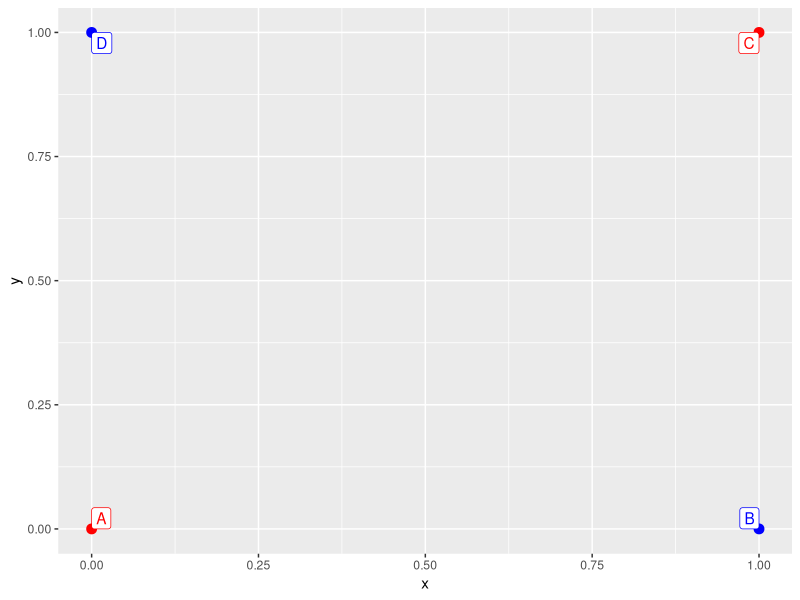
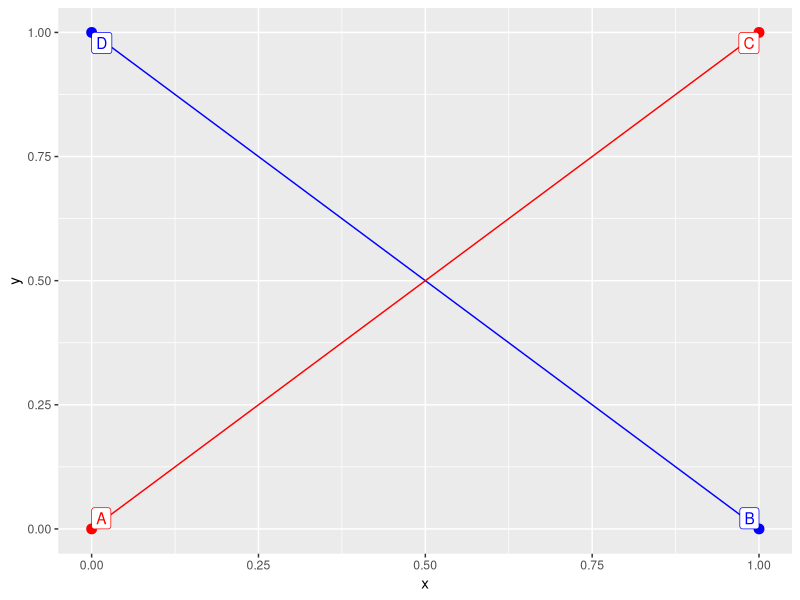
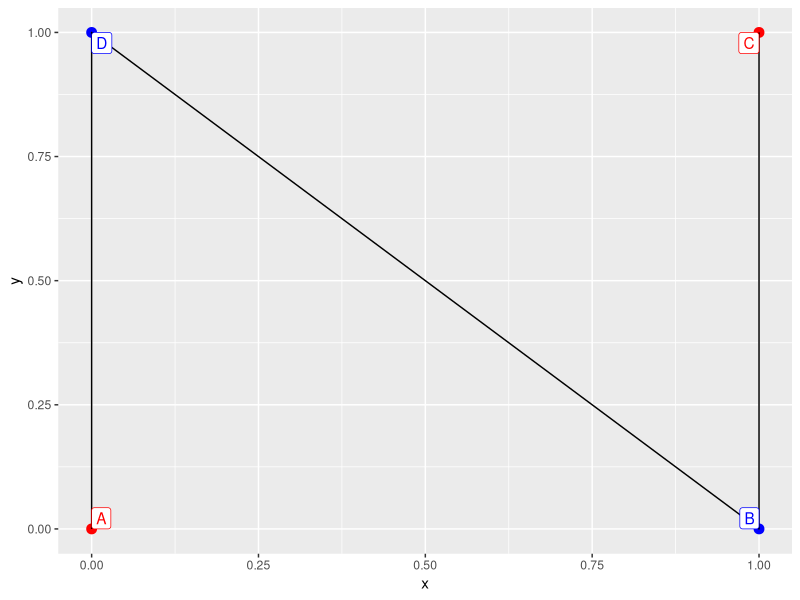
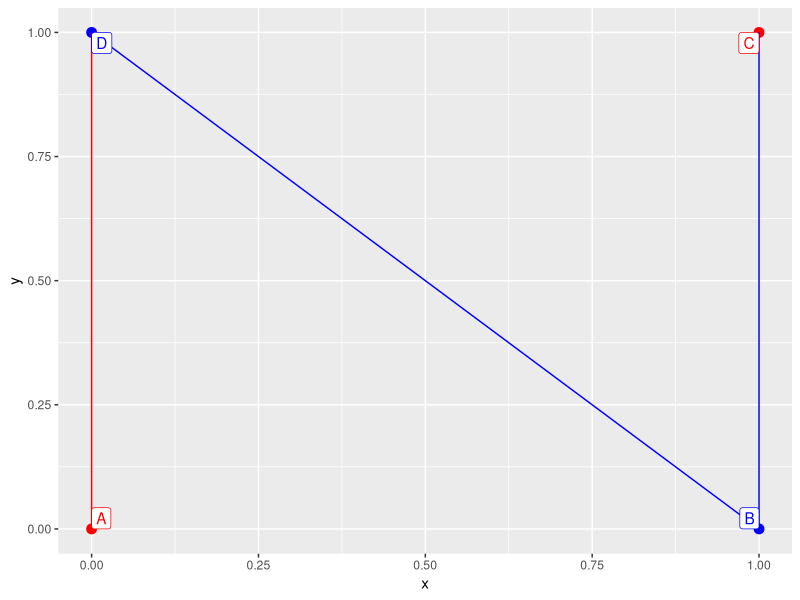
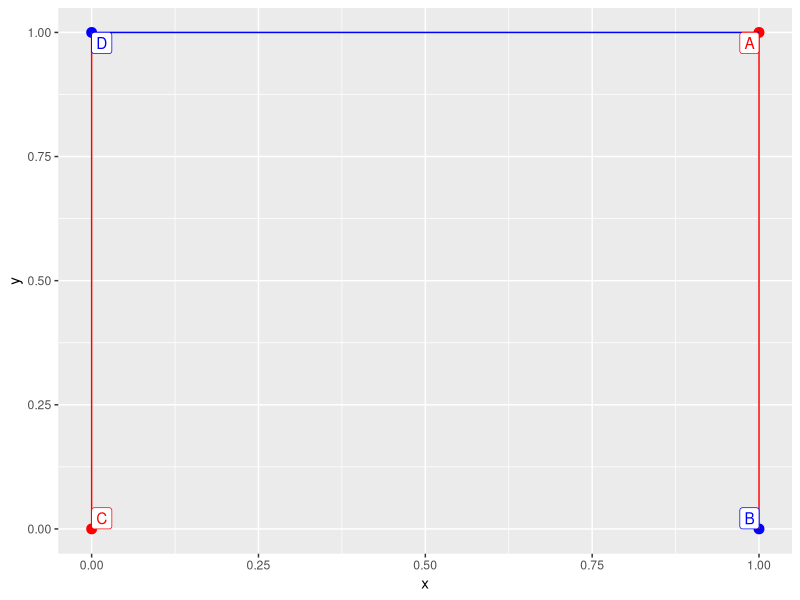
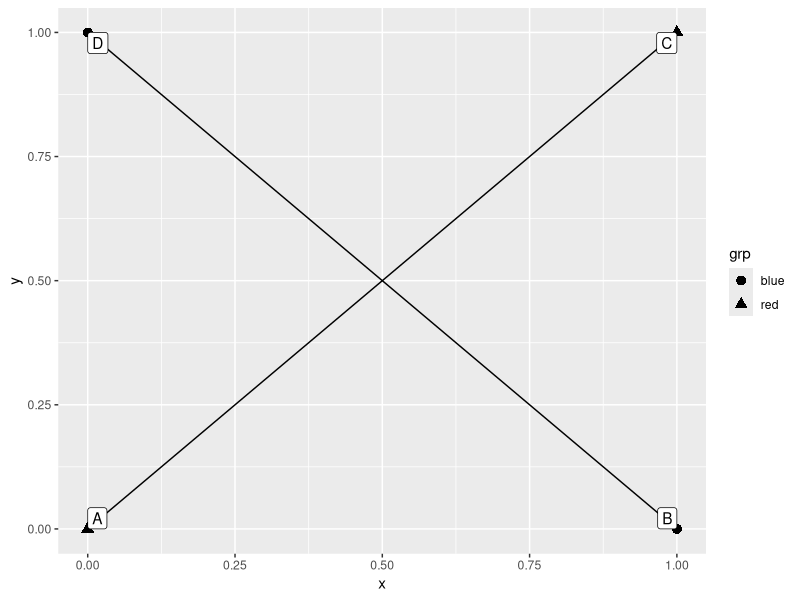
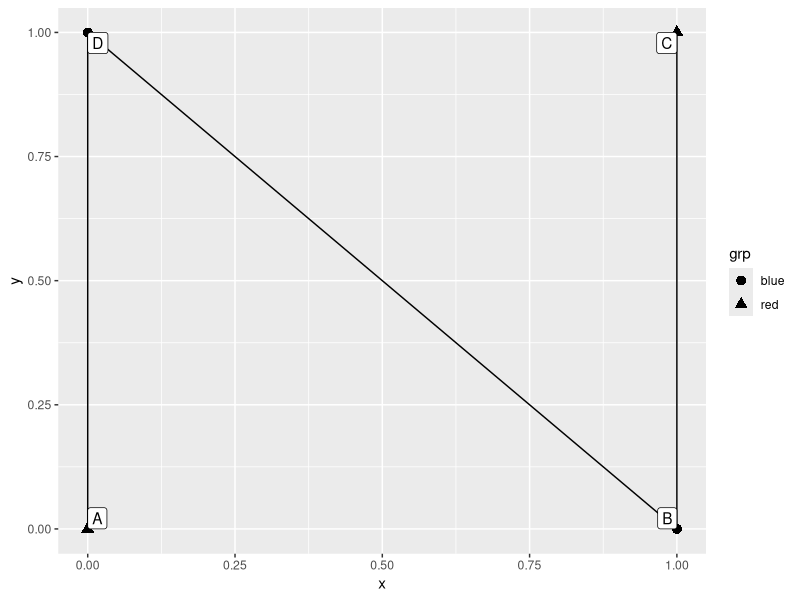
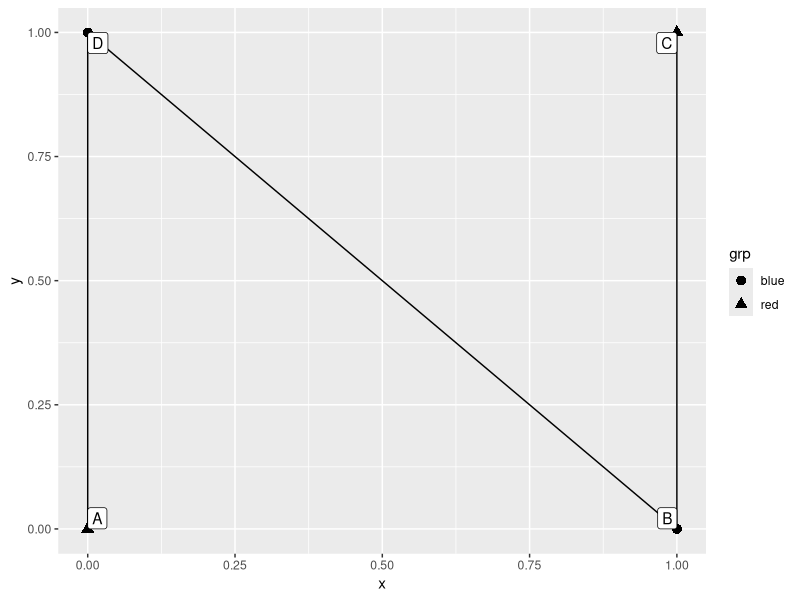

Recreate these plots in R, in order.
## ---- chunk 1
knitr::opts_chunk$set(collapse = TRUE)
## ---- chunk 2
library(ggplot2)
library(magrittr)
library(data.table)
## ---- chunk 3
dt <- data.table(
    x = c(0, 0, 1, 1),
    y = c(0, 1, 0, 1),
    grp = c('red', 'blue', 'blue', 'red'),
    id = c('A', 'D', 'B', 'C')
)
## ---- chunk 4
dt %>% ggplot(aes(x, y, col = I(grp))) +
    geom_point(size = 3) +
    geom_label(aes(label = id), vjust = "inward", hjust = "inward")
## ---- chunk 5
dt %>% ggplot(aes(x, y, col = I(grp))) +
    geom_point(size = 3) +
    geom_line() +
    geom_label(aes(label = id), vjust = "inward", hjust = "inward")
## ---- chunk 6
dt %>% ggplot(aes(x, y, col = I(grp))) +
    geom_point(size = 3) +
    geom_line(aes(col = NULL)) +
    geom_label(aes(label = id), vjust = "inward", hjust = "inward")
## ---- chunk 7
dt %>% ggplot(aes(x, y, col = I(grp))) +
    geom_point(size = 3) +
    geom_line(aes(group = 'arbitrary_constant_value')) +
    geom_label(aes(label = id), vjust = "inward", hjust = "inward")
## ---- chunk 8
dt_mixed <- data.table(
    x = c(1, 0, 1, 0),
    y = c(1, 0, 0, 1),
    grp = c('red', 'red', 'blue', 'blue'),
    id = c('A', 'C', 'B', 'D')
)
## ---- chunk 9
dt_mixed %>% ggplot(aes(x, y, col = I(grp))) +
    geom_point(size = 3) +
    geom_line(aes(group = 'arbitrary_constant_value')) +
    geom_label(aes(label = id), vjust = "inward", hjust = "inward")
## ---- chunk 10
dt %>% ggplot(aes(x, y, pch = grp)) +
    geom_point(size = 3) +
    geom_line() +
    geom_label(aes(label = id), vjust = "inward", hjust = "inward")
## ---- chunk 11
dt %>% ggplot(aes(x, y, pch = grp)) +
    geom_point(size = 3) +
    geom_line(aes(pch = NULL)) +
    geom_label(aes(label = id), vjust = "inward", hjust = "inward")
## ---- chunk 12
dt %>% ggplot(aes(x, y, pch = grp)) +
    geom_point(size = 3) +
    geom_line(aes(group = 1)) +
    geom_label(aes(label = id), vjust = "inward", hjust = "inward")
## ---- chunk 13
dt <- data.table(
    x = c(0,2,4,5,4,2,0,-1),
    y = c(0,-1,0,2,4,5,4,2),
    grp_1 = c('red','blue','red','blue','red','blue','red','blue'),
    grp_2 = c(2,2,4,4,2,2,4,4),
    id = LETTERS[1:8]
)
## ---- chunk 14
dt %>% ggplot(aes(x, y, col = I(grp_1), size = I(grp_2))) +
    geom_point() +
    geom_label(aes(label = id), vjust = "inward", hjust = "inward")
## ---- chunk 15
dt %>% ggplot(aes(x, y, col = I(grp_1), size = I(grp_2))) +
    geom_point() +
    geom_line() +
    geom_label(aes(label = id), vjust = "inward", hjust = "inward")
## ---- chunk 16
dt %>% ggplot(aes(x, y, col = I(grp_1), size = I(grp_2))) +
    geom_point() +
    geom_line(aes(col = NULL, size = NULL)) +
    geom_label(aes(label = id), vjust = "inward", hjust = "inward")
## ---- chunk 17
dt %>% ggplot(aes(x, y, col = I(grp_1), size = I(grp_2))) +
    geom_point() +
    geom_line(aes(group = 1)) +
    geom_label(aes(label = id), vjust = "inward", hjust = "inward")
## ---- chunk 18
dt <- data.table(
    x = c(0,2,4,5,4,2,0,-1),
    y = c(0,-1,0,2,4,5,4,2),
    grp_1 = c('red','blue','red','blue','red','blue','red','blue'),
    grp_2 = c('a', 'a', 'b', 'b', 'a', 'a', 'b', 'b'),
    id = LETTERS[1:8]
)
## ---- chunk 19
dt %>% ggplot(aes(x, y, col = I(grp_1), pch = grp_2)) +
    geom_point(size = 3) +
    geom_line() +
    geom_label(aes(label = id), vjust = "inward", hjust = "inward")
## ---- chunk 20
dt %>% ggplot(aes(x, y, col = I(grp_1), pch = grp_2)) +
    geom_point(size = 3) +
    geom_line(aes(pch = NULL)) +
    geom_label(aes(label = id), vjust = "inward", hjust = "inward")
## ---- chunk 21
dt %>% ggplot(aes(x, y, col = I(grp_1), pch = grp_2)) +
    geom_point(size = 3) +
    geom_line(aes(col = NULL, pch = NULL)) +
    geom_label(aes(label = id), vjust = "inward", hjust = "inward")
## ---- chunk 22
dt %>% ggplot(aes(x, y, col = I(grp_1), pch = grp_2)) +
    geom_point(size = 3) +
    geom_line(aes(group = 1)) +
    geom_label(aes(label = id), vjust = "inward", hjust = "inward")
## ---- chunk 23
dt %>% ggplot(aes(x, y, col = I(grp_1), pch = grp_2)) +
    geom_point(size = 3) +
    geom_line(aes(group = 1, pch = NULL)) +
    geom_label(aes(label = id), vjust = "inward", hjust = "inward")
## ---- chunk 24
dt %>% ggplot(aes(x, y, col = I(grp_1), pch = grp_2)) +
    geom_point(size = 3) +
    geom_line(group = 1) +
    geom_label(aes(label = id), vjust = "inward", hjust = "inward")
## ---- chunk 25
dt %>% ggplot(aes(x, y, col = I(grp_1), pch = grp_2)) +
    geom_point(size = 3) +
    geom_line(group = 1, aes(col = NULL)) +
    geom_label(aes(label = id), vjust = "inward", hjust = "inward")
## ---- chunk 26
dt %>% ggplot(aes(x, y, col = I(grp_1), pch = grp_2)) +
    geom_point(size = 3) +
    geom_line(group = 1, aes(pch = NULL)) +
    geom_label(aes(label = id), vjust = "inward", hjust = "inward")
## ---- chunk 27
dt %>% ggplot(aes(x, y, col = I(grp_1), pch = grp_2)) +
    geom_point(size = 3) +
    geom_line(group = 1, aes(col = NULL, pch = NULL)) +
    geom_label(aes(label = id), vjust = "inward", hjust = "inward")
